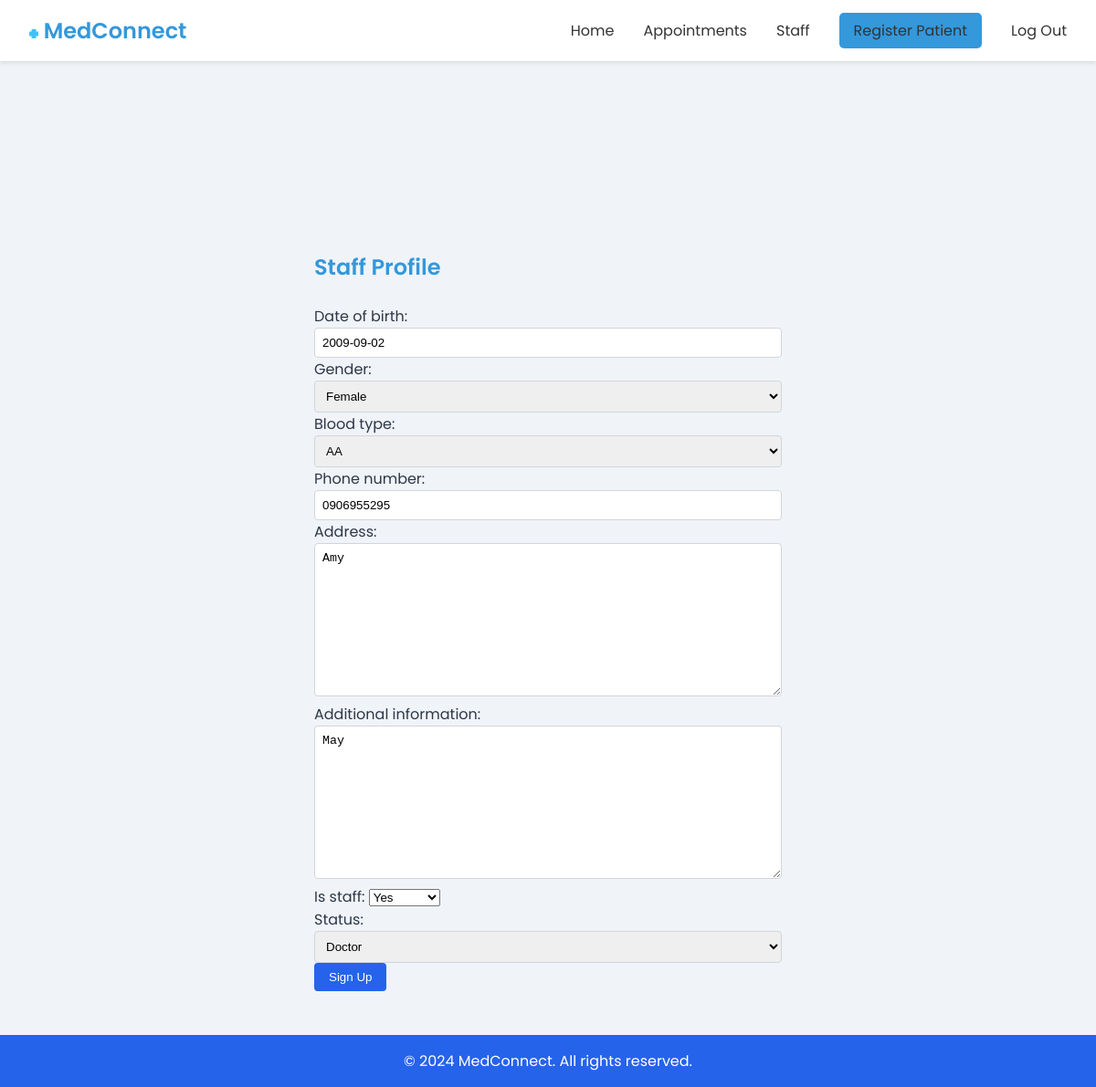
/staff_profile/ (signed in), run on the app's committed database.
### medconnect_core/models.py (models this page shows, shortened)
class PatientProfile(models.Model):
    user = models.OneToOneField(User, on_delete=models.CASCADE,null=True)
    date_of_birth = models.DateField(blank=True, null=True)
    gender = models.CharField(max_length=10, choices=[('Male', 'Male'), ('Female', 'Female')], blank=True, null=True)
    blood_type = models.CharField(max_length=2, choices=[('AA', 'AA'), ('AS', 'AS'), ('SS', 'SS')], blank=True, null=True)
    phone_number = models.CharField(max_length=15, blank=True, null=True)
    address = models.TextField(blank=True, null=True)
    emergency_contact_name = models.CharField(max_length=100, blank=True, null=True)
    emergency_contact_number = models.CharField(max_length=15, blank=True, null=True)
    allergies = models.CharField(max_length=255, blank=True, null=True)
    medical_history = models.TextField(blank=True, null=True)
    current_medications = models.TextField(blank=True, null=True)
    insurance_provider = models.CharField(max_length=100, blank=True, null=True)
    insurance_policy_number = models.CharField(max_length=100, blank=True, null=True)
    additional_information = models.TextField(blank=True, null=True)
    next_of_kin = models.CharField(max_length=100, blank=True, null=True)
    marital_status = models.CharField(max_length=10, choices=[('Single', 'Single'), ('Married', 'Married'), ('Divorced', 'Divorced')], blank=True, null=True)
    occupation = models.CharField(max_length=100, blank=True, null=True)
    smoking_status = models.CharField(max_length=100, blank=True, null=True)
    alcohol_consumption = models.CharField(max_length=100, blank=True, null=True)
    is_staff=models.BooleanField(null=True,default=False)
    status= models.CharField(null=True, max_length=100,choices=[
        ('Patient', "Patient")  ,
          ('Doctor', "Doctor"),
          ('Admin', "Admin"),
        ('Nurse', "Nurse")
    ],default="Nurse", blank=True)

### medconnect_core/views.py (the view, shortened to what this page needs)
# urls.py: path("staff_profile/", staff_profile, name="staff_profile"),
def staff_profile(request):
     if request.user.is_authenticated:
        p=request.session.get('user_id')
        current_user_profile = PatientProfile.objects.get(user__id=p)
        form = StaffProfileForm(request.POST or None, instance=current_user_profile)
        return render(request, "core/staff_profile.html", {"form": form})
     else:
        messages.success(request, "Please login first")
        return redirect("staff_login")

### medconnect_core/templates/core/staff_profile.html (shortened to what this page needs)
<!DOCTYPE html>
<html lang="en">
<head>
</head>
<body>
    {% include "core/nav.html" %}
    <main class="container">
        <form action="{% url "staff_profile" %}" method="post">
            <h2 class="intro">Staff Profile</h2>
            {{form}}
            <button type="submit">Sign Up</button>
        </form>
    </main>
    <footer>
        <div class="container">
            <p>&copy; 2024 MedConnect. All rights reserved.</p>
        </div>
    </footer>
</body>
</html>

### medconnect_core/templates/core/staff_profile.html (style rules this page uses)
.form-field { width: 100%; padding: 0.5rem; border: 1px solid #D1D5DB; border-radius: 0.25rem; }
:root { --color-secondary: #2c3e50; --color-primary: #3498db; --color-accent: #e74c3c; --color-background: #ecf0f1; }
body { background-color: white; color: #2d3748; font-family: sans-serif; margin: 0; }
.container { max-width: 1200px; margin-left: auto; margin-right: auto; }
main { margin-top: 2rem; padding: 1rem; }
form { max-width: 32rem; margin-left: auto; margin-right: auto; }
h2 { font-size: 1.5rem; font-weight: 600; margin-top: 10rem; margin-bottom: 1.5rem; color: var(--color-secondary); }
button { background-color: #2563eb; color: white; padding: 0.5rem 1rem; border-radius: 0.25rem; border: none; cursor: pointer; }
footer { background-color: #2563eb; color: white; padding: 1rem; margin-top: 2rem; }
footer .container { text-align: center; }
.intro { color:#3498db; }

### medconnect_core/templates/core/nav.html (style rules this page uses)
* { margin: 0; padding: 0; box-sizing: border-box; }
body { font-family: 'Poppins', sans-serif; background-color: #f0f4f8; }

### data on the page
PatientProfile: date_of_birth "2009-09-02", gender "Female", blood_type "AA", phone_number "0906955295", address "Amy", additional_information "May", is_staff "Yes", status "Doctor"
